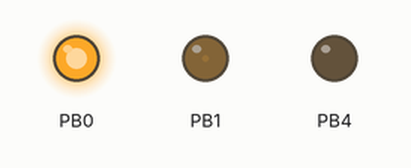
Bench run of a sketch on a simulated ATtiny85, built with avr-gcc and run on an emulated ATtiny85. On the bench: output pins drawn as LEDs (lit = HIGH).

Above: at 0.15 s.
At 6.55 s:
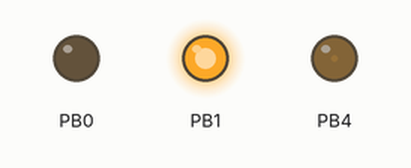
At 9.57 s:
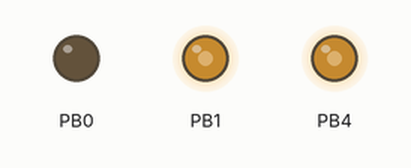
At 18.98 s:
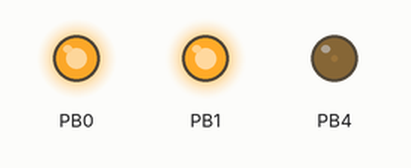
At 29.98 s:
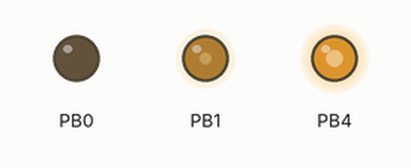
At 39.79 s:
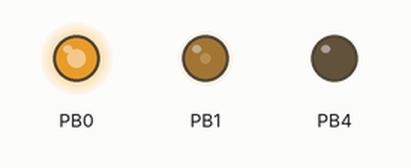
Timing chart, 0 to 40.0 s (numbered marks = the images above):
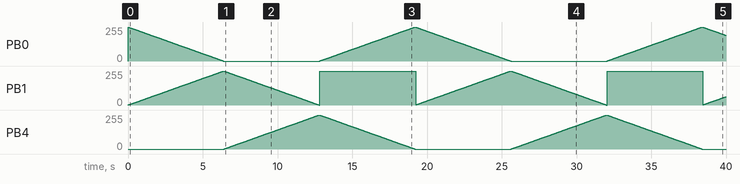

The sketch:

RGB_3_PWM.ino
```cpp
/* Three PWM Outputs */

// ATtiny85 outputs
const int Red = 0;
const int Green = 1;
const int Blue = 2;

volatile uint8_t* Port[] = {&OCR0A, &OCR0B, &OCR1B};
int Pin[] = {PB0, PB1, PB4};

void setup() {
  //Set colors as outputs
  DDRB |= 1 << Pin[Red];
  DDRB |= 1 << Pin[Green];
  DDRB |= 1 << Pin[Blue];
  // Configure counter/timer0 for fast PWM on PB0 and PB1
  TCCR0A = 3<<COM0A0 | 3<<COM0B0 | 3<<WGM00;
  TCCR0B = 0<<WGM02 | 3<<CS00; // Optional; already set
  // Configure counter/timer1 for fast PWM on PB4
  GTCCR = 1<<PWM1B | 3<<COM1B0;
  TCCR1 = 3<<COM1A0 | 7<<CS10;
}

// Sets colour Red=0 Green=1 Blue=2 to specified intensity 0 (off) to 255 (max)
void SetColour (int colour, int intensity) {
  *Port[colour] = 255 - intensity;
}

void loop() {
  for (int colour=0; colour<3; colour++) {
    SetColour((colour+2) % 3, 0);
    for (int i=0; i <= 255; i++) {
      SetColour((colour+1) % 3, i);
      SetColour(colour, 255-i);
      delay(25);
    }
  }
}
```
